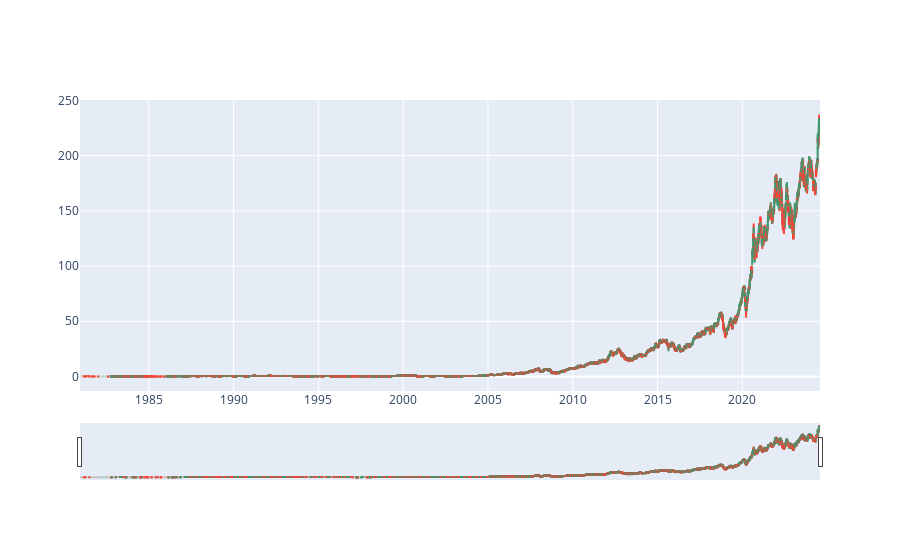

Notebook code for this chart:
### Markdown cell above
### Candle stick chart

### Code cell
fig = go.Figure(data=[go.Candlestick(
    x=df['Date'],
    open=df['Open'],
    high=df['High'],
    low=df['Low'],
    close=df['Close']
)])
fig.show()

### Figure 1 — Plotly figure (JSON) as saved in the notebook; plotly's stock layout.template omitted (floating-point values rounded to 4 significant figures; data arrays with more than 128 entries replaced by an {"elided": "..."} marker saying what was removed)
{"data": [{"close": {"elided": "10998 float values"}, "high": {"elided": "10998 float values"}, "low": {"elided": "10998 float values"}, "open": {"elided": "10998 float values"}, "type": "candlestick", "x": {"elided": "10998 str values"}}], "layout": {}}
